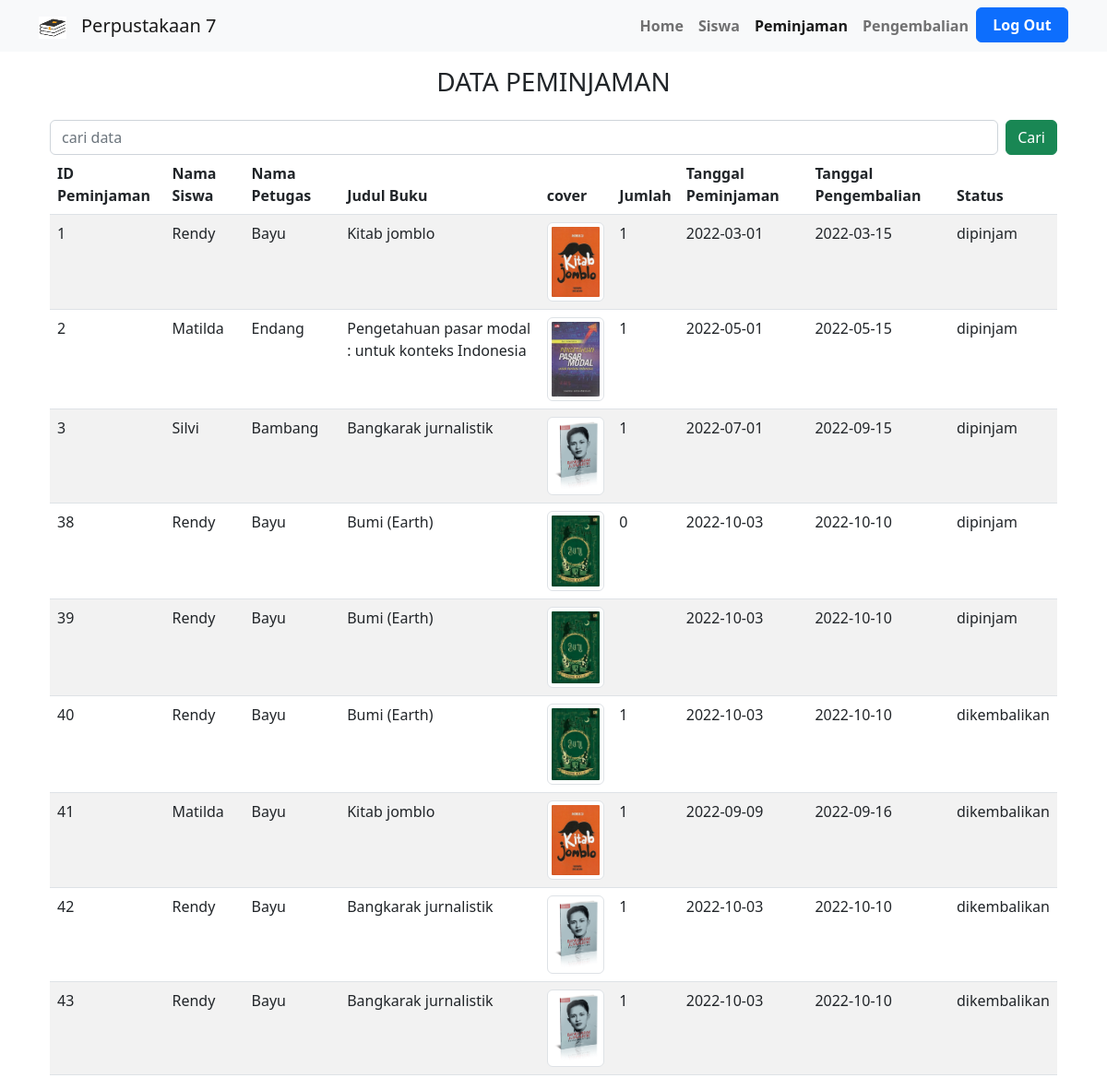
The page /data_peminjaman.php on the database its author committed.
### tables this page shows
CREATE TABLE `detail_peminjam` (
  `id_detail_peminjaman` int(11) NOT NULL,
  `id_buku` int(11) NOT NULL,
  `id_peminjam` int(11) NOT NULL,
  `kuantitas` int(2) NOT NULL
);

CREATE TABLE `peminjaman` (
  `id_peminjaman` int(11) NOT NULL,
  `id_siswa` int(11) NOT NULL,
  `id_petugas` int(11) NOT NULL,
  `id_buku` int(11) NOT NULL,
  `tanggal_peminjaman` date NOT NULL,
  `tanggal_pengembalian` date NOT NULL,
  `status` enum('dipinjam','dikembalikan') NOT NULL
);

CREATE TABLE `siswa` (
  `nis` int(11) NOT NULL,
  `nama_siswa` varchar(255) NOT NULL,
  `jenis_kelamin` enum('L','P') NOT NULL,
  `alamat` varchar(50) NOT NULL,
  `id_kelas` int(2) NOT NULL
);

CREATE TABLE `petugas` (
  `nip` int(11) NOT NULL,
  `nama` varchar(255) NOT NULL,
  `jenis_kelamin` enum('L','P') NOT NULL,
  `alamat` varchar(50) NOT NULL,
  `password` varchar(50) NOT NULL
);

CREATE TABLE `buku` (
  `id_buku` int(11) NOT NULL,
  `penulis` varchar(50) NOT NULL,
  `tahun` year(4) NOT NULL,
  `judul` varchar(255) NOT NULL,
  `kota` varchar(50) NOT NULL,
  `penerbit` varchar(50) NOT NULL,
  `cover` varchar(255) NOT NULL,
  `sinopsi` text NOT NULL,
  `stok` int(3) NOT NULL
);

### data_peminjaman.php (the view, shortened to what this page needs)
<?php
include "config.php";
?>
<!DOCTYPE html>
<html lang="en">
<head>
    <link rel="stylesheet" href="https://cdnjs.cloudflare.com/ajax/libs/font-awesome/6.1.2/css/all.min.css">
    <link rel="stylesheet" href="assets/bootstrap/css/bootstrap.min.css">
</head>
<body>
<nav class="navbar navbar-expand-lg bg-light">
        <div class="container">
        <a class="navbar-brand" href="#">
            <img src="assets/book-icon.png" alt="Logo" width="30" height="24">
    </a>
          <a class="navbar-brand" href="#">Perpustakaan 7</a>
          <div class="collapse navbar-collapse" id="navbarSupportedContent">
          <ul class="navbar-nav ms-auto mb-2 mb-lg-0">
              <li class="nav-item">
              <b><a class="nav-link" active aria-current="page" href="home.php">Home</a></b>
              </li>
              <li class="nav-item">
                <b><a class="nav-link" href="data_siswa.php" >Siswa</a></b>
              </li>
              <li class="nav-item">
                <b><a class="nav-link active" href="data_peminjaman.php" >Peminjaman</a></b>
              </li>
              <li class="nav-item">
                <b><a class="nav-link" href="data_pengembalian.php">Pengembalian</a></b>
              </li>
              <li class="nav-item">
              <a href="logout.php" class="btn btn-primary text-white" style="font-weight:600; width: 100px;">Log Out</a>
              </li>
            </ul>
          </div>
        </div>
      </nav>
        <div class="container mt-3">
        <h3 class="text-center">DATA PEMINJAMAN</h3>
        <div class="container mx-auto mt-4">
            <form class="d-flex" action="cari_siswa.php" method="get">
                <input class="form-control me-2" type="text" placeholder="cari data" name="cari">
                <input type="submit" value="Cari" class="btn btn-success">
    </form>
        <table class="table table-striped table-hover">
            <thead>
                <tr>
                    <th>ID Peminjaman</th>
                    <th>Nama Siswa</th>
                    <th>Nama Petugas</th>
                    <th>Judul Buku</th>
                    <th>cover</th>
                    <th>Jumlah</th>
                    <th>Tanggal Peminjaman</th>
                    <th>Tanggal Pengembalian</th>
                    <th>Status</th>
                </tr>
            </thead>
            <tbody>
            <?php
            $ambil = mysqli_query($conn, "SELECT * FROM detail_peminjam RIGHT JOIN peminjaman ON id_peminjam = peminjaman.id_peminjaman RIGHT JOIN buku ON peminjaman.id_buku = buku.id_buku RIGHT JOIN siswa ON peminjaman.id_siswa = siswa.nis RIGHT JOIN petugas ON peminjaman.id_petugas=petugas.nip ORDER BY peminjaman.id_peminjaman ASC ;");
            while ($data = mysqli_fetch_array($ambil)) {
            ?>
            <tr>
                <td><?= $data['id_peminjaman'] ?></td>
                <td><?= $data['nama_siswa'] ?></td>
                <td><?= $data['nama'] ?></td>
                <td><?= $data['judul'] ?></td>
                <td>
                <img src= "assets/cover/<?= $data['cover'] ?>" class= "img-thumbnail" alt=""
                    style="width: 100px;">
                </td>
                <td><?= $data['kuantitas'] ?></td>
                <td><?= $data['tanggal_peminjaman'] ?></td>
                <td><?= $data['tanggal_pengembalian'] ?></td>
                <td><?= $data['status'] ?></td>
            </tr>
            <?php
            }
            ?>
            </tbody>
        </table>
    </div>
        </div>
</body>
</html>

### rows shown on the page
detail_peminjam: id_peminjam.id_peminjaman "1", siswa.nama_siswa "Rendy", petugas.nama "Bayu", id_buku.judul "Kitab jomblo", id_buku.cover (picture), kuantitas "1", id_peminjam.tanggal_peminjaman "2022-03-01", id_peminjam.tanggal_pengembalian "2022-03-15", id_peminjam.status "dipinjam"
detail_peminjam: id_peminjam.id_peminjaman "2", siswa.nama_siswa "Matilda", petugas.nama "Endang", id_buku.judul "Pengetahuan pasar modal : untuk konteks Indonesia", id_buku.cover (picture), kuantitas "1", id_peminjam.tanggal_peminjaman "2022-05-01", id_peminjam.tanggal_pengembalian "2022-05-15", id_peminjam.status "dipinjam"
detail_peminjam: id_peminjam.id_peminjaman "3", siswa.nama_siswa "Silvi", petugas.nama "Bambang", id_buku.judul "Bangkarak jurnalistik", id_buku.cover (picture), kuantitas "1", id_peminjam.tanggal_peminjaman "2022-07-01", id_peminjam.tanggal_pengembalian "2022-09-15", id_peminjam.status "dipinjam"
detail_peminjam: id_peminjam.id_peminjaman "38", siswa.nama_siswa "Rendy", petugas.nama "Bayu", id_buku.judul "Bumi (Earth)", id_buku.cover (picture), kuantitas "0", id_peminjam.tanggal_peminjaman "2022-10-03", id_peminjam.tanggal_pengembalian "2022-10-10", id_peminjam.status "dipinjam"
peminjaman: id_peminjaman "39", id_siswa.nama_siswa "Rendy", id_petugas.nama "Bayu", id_buku.judul "Bumi (Earth)", id_buku.cover (picture), tanggal_peminjaman "2022-10-03", tanggal_pengembalian "2022-10-10", status "dipinjam"
detail_peminjam: id_peminjam.id_peminjaman "40", siswa.nama_siswa "Rendy", petugas.nama "Bayu", id_buku.judul "Bumi (Earth)", id_buku.cover (picture), kuantitas "1", id_peminjam.tanggal_peminjaman "2022-10-03", id_peminjam.tanggal_pengembalian "2022-10-10", id_peminjam.status "dikembalikan"
detail_peminjam: id_peminjam.id_peminjaman "41", siswa.nama_siswa "Matilda", petugas.nama "Bayu", id_buku.judul "Kitab jomblo", id_buku.cover (picture), kuantitas "1", id_peminjam.tanggal_peminjaman "2022-09-09", id_peminjam.tanggal_pengembalian "2022-09-16", id_peminjam.status "dikembalikan"
detail_peminjam: id_peminjam.id_peminjaman "42", siswa.nama_siswa "Rendy", petugas.nama "Bayu", id_buku.judul "Bangkarak jurnalistik", id_buku.cover (picture), kuantitas "1", id_peminjam.tanggal_peminjaman "2022-10-03", id_peminjam.tanggal_pengembalian "2022-10-10", id_peminjam.status "dikembalikan"
detail_peminjam: id_peminjam.id_peminjaman "43", siswa.nama_siswa "Rendy", petugas.nama "Bayu", id_buku.judul "Bangkarak jurnalistik", id_buku.cover (picture), kuantitas "1", id_peminjam.tanggal_peminjaman "2022-10-03", id_peminjam.tanggal_pengembalian "2022-10-10", id_peminjam.status "dikembalikan"
